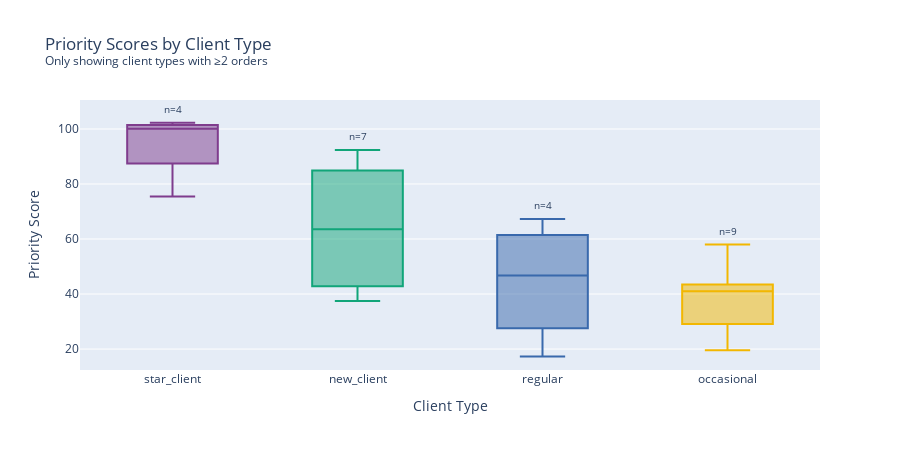

Notebook code for this chart:
### Code cell
# 6. Scores by Client Type (Box Plot) - Only show types with enough data
client_type_counts = scores_full_df[~scores_full_df['is_mandatory']]['client_type'].value_counts()
print("📊 Client Type Distribution:")
print(client_type_counts.to_string())
print()

# Filter to client types with at least 2 orders for meaningful boxplot
valid_client_types = client_type_counts[client_type_counts >= 2].index.tolist()
filtered_df = scores_full_df[
    (~scores_full_df['is_mandatory']) & 
    (scores_full_df['client_type'].isin(valid_client_types))
]

if len(valid_client_types) < len(client_type_counts):
    excluded = client_type_counts[client_type_counts < 2].index.tolist()
    print(f"⚠️  Note: Excluded client types with <2 orders: {excluded}")
    print(f"   (Not enough data for meaningful boxplot visualization)")
    print()

# Create boxplot with only valid types
fig = px.box(
    filtered_df,
    x='client_type',
    y='final_score',
    color='client_type',
    title='Priority Scores by Client Type<br><sup>Only showing client types with ≥2 orders</sup>',
    labels={
        'client_type': 'Client Type',
        'final_score': 'Priority Score'
    },
    # Order by client score (highest to lowest)
    category_orders={'client_type': ['star_client', 'new_client', 'regular']},
    color_discrete_sequence=px.colors.qualitative.Bold
)

# Add count annotations
for ctype in valid_client_types:
    count = client_type_counts[ctype]
    avg_score = filtered_df[filtered_df['client_type'] == ctype]['final_score'].mean()
    fig.add_annotation(
        x=ctype,
        y=filtered_df[filtered_df['client_type'] == ctype]['final_score'].max() + 5,
        text=f"n={count}",
        showarrow=False,
        font=dict(size=10)
    )

fig.update_layout(height=450, showlegend=False)
fig.show()

# Show summary table for ALL client types (including those with few orders)
print("\n📋 FULL CLIENT TYPE SUMMARY (including all types):")
print("-" * 60)
for ctype in ['star_client', 'new_client', 'frequent', 'regular', 'occasional']:
    subset = scores_full_df[scores_full_df['client_type'] == ctype]
    if len(subset) > 0:
        avg = subset['final_score'].mean()
        print(f"   {ctype:<12}: {len(subset):>2} orders | Avg Score: {avg:>6.2f}")
    else:
        print(f"   {ctype:<12}:  0 orders | (no data)")

### Figure 1 — Plotly figure (JSON) as saved in the notebook; plotly's stock layout.template omitted (floating-point values rounded to 4 significant figures)
{"data": [{"alignmentgroup": "True", "hovertemplate": "Client Type=%{x}<br>Priority Score=%{y}<extra></extra>", "legendgroup": "star_client", "marker": {"color": "rgb(127, 60, 141)"}, "name": "star_client", "notched": false, "offsetgroup": "star_client", "orientation": "v", "showlegend": true, "type": "box", "x": ["star_client", "star_client", "star_client", "star_client"], "x0": " ", "xaxis": "x", "y": [102.3, 100.7, 99.52, 75.45], "y0": " ", "yaxis": "y"}, {"alignmentgroup": "True", "hovertemplate": "Client Type=%{x}<br>Priority Score=%{y}<extra></extra>", "legendgroup": "new_client", "marker": {"color": "rgb(17, 165, 121)"}, "name": "new_client", "notched": false, "offsetgroup": "new_client", "orientation": "v", "showlegend": true, "type": "box", "x": ["new_client", "new_client", "new_client", "new_client", "new_client", "new_client", "new_client"], "x0": " ", "xaxis": "x", "y": [92.32, 85.92, 81.71, 63.56, 51.52, 39.92, 37.5], "y0": " ", "yaxis": "y"}, {"alignmentgroup": "True", "hovertemplate": "Client Type=%{x}<br>Priority Score=%{y}<extra></extra>", "legendgroup": "regular", "marker": {"color": "rgb(57, 105, 172)"}, "name": "regular", "notched": false, "offsetgroup": "regular", "orientation": "v", "showlegend": true, "type": "box", "x": ["regular", "regular", "regular", "regular"], "x0": " ", "xaxis": "x", "y": [67.27, 55.59, 37.87, 17.29], "y0": " ", "yaxis": "y"}, {"alignmentgroup": "True", "hovertemplate": "Client Type=%{x}<br>Priority Score=%{y}<extra></extra>", "legendgroup": "occasional", "marker": {"color": "rgb(242, 183, 1)"}, "name": "occasional", "notched": false, "offsetgroup": "occasional", "orientation": "v", "showlegend": true, "type": "box", "x": ["occasional", "occasional", "occasional", "occasional", "occasional", "occasional", "occasional", "occasional", "occasional"], "x0": " ", "xaxis": "x", "y": [58.02, 48.67, 41.75, 41.45, 41.03, 33.88, 32.15, 20.13, 19.58], "y0": " ", "yaxis": "y"}], "layout": {"annotations": [{"font": {"size": 10}, "showarrow": false, "text": "n=9", "x": "occasional", "y": 63.02}, {"font": {"size": 10}, "showarrow": false, "text": "n=7", "x": "new_client", "y": 97.32}, {"font": {"size": 10}, "showarrow": false, "text": "n=4", "x": "star_client", "y": 107.3}, {"font": {"size": 10}, "showarrow": false, "text": "n=4", "x": "regular", "y": 72.27}], "boxmode": "overlay", "height": 450, "legend": {"title": {"text": "Client Type"}, "tracegroupgap": 0}, "showlegend": false, "title": {"text": "Priority Scores by Client Type<br><sup>Only showing client types with ≥2 orders</sup>"}, "xaxis": {"anchor": "y", "categoryarray": ["star_client", "new_client", "regular", "occasional"], "categoryorder": "array", "domain": [0, 1], "title": {"text": "Client Type"}}, "yaxis": {"anchor": "x", "domain": [0, 1], "title": {"text": "Priority Score"}}}}
